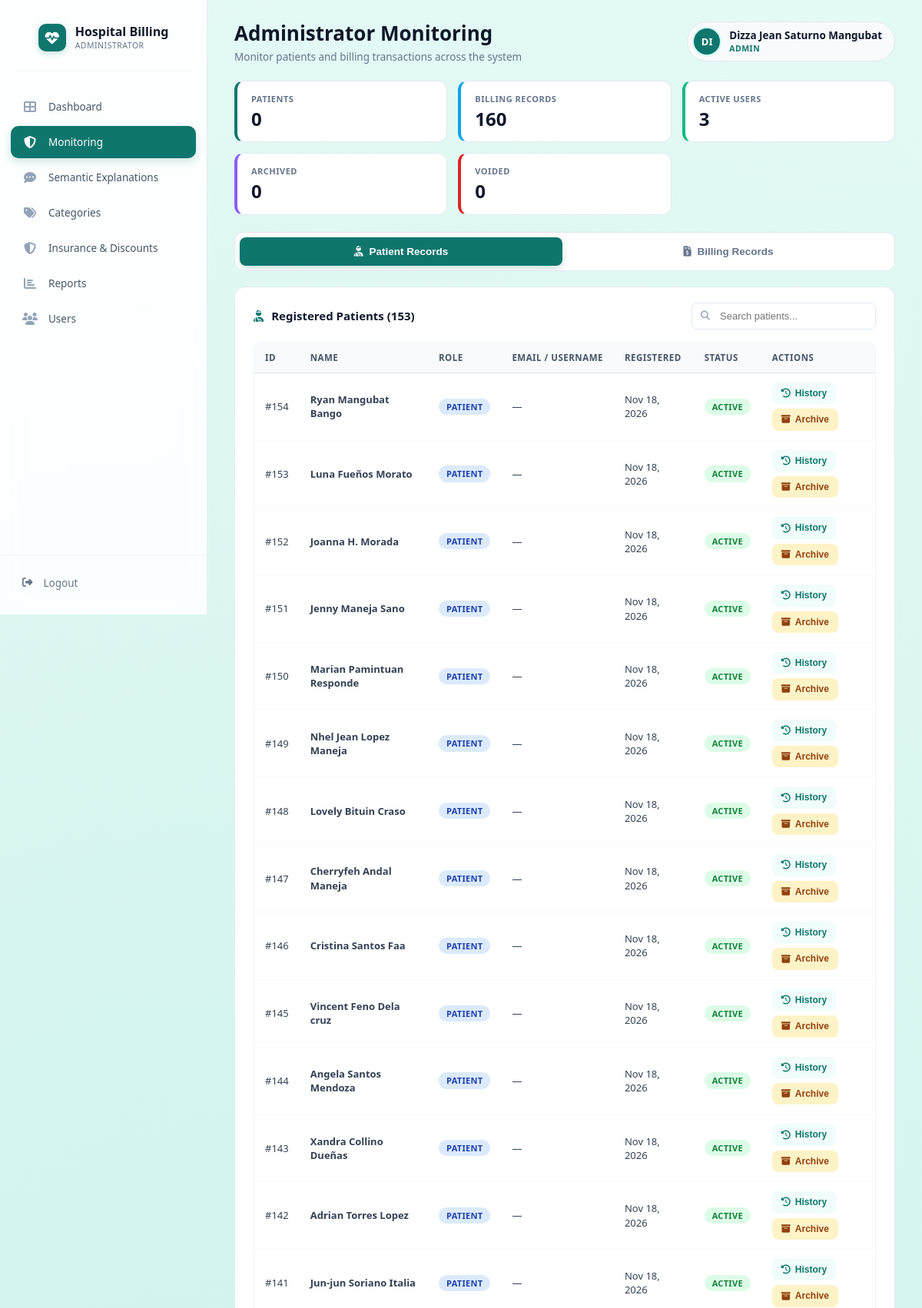
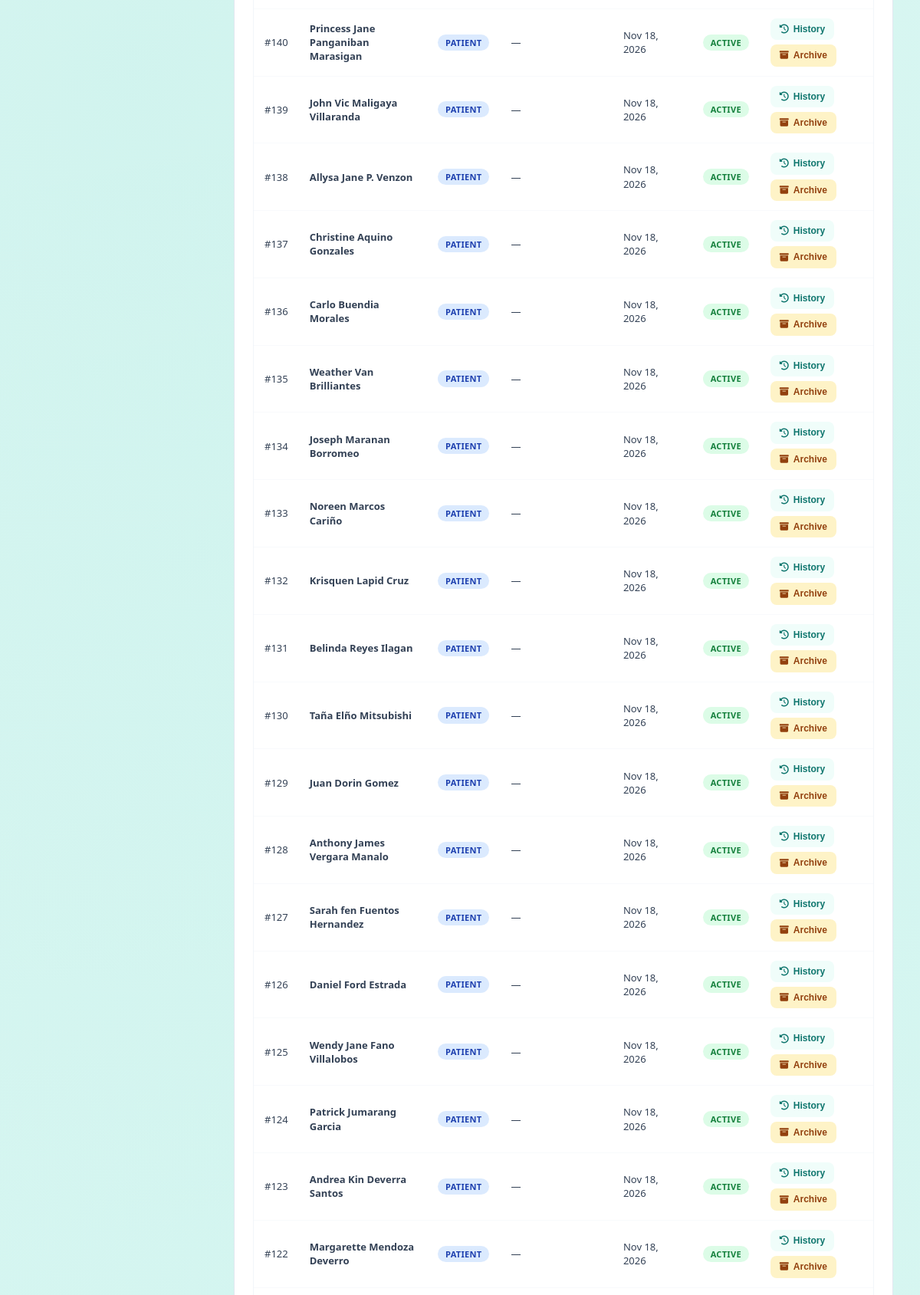
The page /administrator_monitoring.php (signed in, upper part) on the database its author committed (2 pictures, top to bottom).
### tables this page shows
CREATE TABLE `users` (
  `id` int(11) NOT NULL,
  `first_name` varchar(100) DEFAULT NULL,
  `middle_name` varchar(100) DEFAULT NULL,
  `last_name` varchar(100) DEFAULT NULL,
  `full_name` varchar(255) NOT NULL,
  `username` varchar(100) NOT NULL,
  `password` varchar(255) NOT NULL,
  `email` varchar(150) DEFAULT NULL,
  `contact_number` varchar(11) DEFAULT NULL,
  `position` varchar(150) DEFAULT NULL,
  `role` enum('Admin','Billing','Front Desk Receptionist') NOT NULL DEFAULT 'Admin',
  `status` enum('Active','Inactive') NOT NULL DEFAULT 'Active',
  `profile_picture` varchar(255) DEFAULT NULL,
  `created_at` datetime NOT NULL DEFAULT current_timestamp(),
  `updated_at` datetime NOT NULL DEFAULT current_timestamp() ON UPDATE current_timestamp(),
  `is_archived` tinyint(1) DEFAULT 0,
  `reset_token` varchar(255) DEFAULT NULL,
  `reset_expires` datetime DEFAULT NULL,
  `reset_code` varchar(6) DEFAULT NULL,
  `recovery_code` varchar(50) DEFAULT NULL
);

CREATE TABLE `patients` (
  `id` int(11) NOT NULL,
  `patient_code` varchar(20) NOT NULL,
  `full_name` varchar(255) NOT NULL,
  `patient_type` enum('Outpatient','Inpatient','Emergency') NOT NULL DEFAULT 'Outpatient',
  `date_of_birth` date DEFAULT NULL,
  `gender` enum('Male','Female','Other') DEFAULT NULL,
  `contact_number` varchar(11) DEFAULT NULL,
  `address` varchar(255) DEFAULT NULL,
  `notes` text DEFAULT NULL,
  `created_at` datetime NOT NULL DEFAULT current_timestamp()
);

### administrator_monitoring.php (the view, shortened to what this page needs)
<?php
require_once 'config.php';
try { $pdo->exec("SET time_zone = '+08:00'"); } catch (PDOException $e) {}
$user_id   = $_SESSION['user_id']  ?? 0;
$user_name = $_SESSION['username'] ?? 'Admin';
$full_name = $user_name; $user_role = 'Admin'; $profile_picture_url = '';
try {
    $stmt = $pdo->prepare("SELECT full_name, role, profile_picture FROM users WHERE id = ?");
    $stmt->execute([$user_id]);
    $u = $stmt->fetch(PDO::FETCH_ASSOC);
    if ($u) {
        $full_name = $u['full_name'] ?? $user_name;
        $user_role = $u['role']      ?? 'Admin';
    }
} catch (PDOException $e) {}
try {
    $pdo->exec("CREATE TABLE IF NOT EXISTS audit_trail (
        id INT AUTO_INCREMENT PRIMARY KEY, admin_id INT NOT NULL, admin_name VARCHAR(150),
        action_type VARCHAR(50) NOT NULL, module VARCHAR(50) NOT NULL, record_id INT NULL,
        reason TEXT NULL, details TEXT NULL, ip_address VARCHAR(45) NULL,
        created_at DATETIME DEFAULT CURRENT_TIMESTAMP,
        INDEX idx_action (action_type), INDEX idx_module (module), INDEX idx_created (created_at)
    ) ENGINE=InnoDB DEFAULT CHARSET=utf8mb4");
} catch (PDOException $e) {}
try {
    $pdo->exec("CREATE TABLE IF NOT EXISTS archived_records (
        id INT AUTO_INCREMENT PRIMARY KEY, module VARCHAR(50) NOT NULL, original_id INT NOT NULL,
        record_snapshot LONGTEXT NOT NULL, archived_by INT NOT NULL, archived_by_name VARCHAR(150),
        reason TEXT, archived_at DATETIME DEFAULT CURRENT_TIMESTAMP,
        restored_by INT NULL, restored_by_name VARCHAR(150), restored_at DATETIME NULL,
        INDEX idx_module (module), INDEX idx_original (original_id)
    ) ENGINE=InnoDB DEFAULT CHARSET=utf8mb4");
} catch (PDOException $e) {}
try {
    $pdo->exec("CREATE TABLE IF NOT EXISTS voided_transactions (
        id INT AUTO_INCREMENT PRIMARY KEY, billing_id INT NOT NULL, voided_by INT NOT NULL,
        voided_by_name VARCHAR(150), reason TEXT NOT NULL, original_snapshot LONGTEXT,
        voided_at DATETIME DEFAULT CURRENT_TIMESTAMP, INDEX idx_billing (billing_id)
    ) ENGINE=InnoDB DEFAULT CHARSET=utf8mb4");
} catch (PDOException $e) {}
foreach ([
    "ALTER TABLE billing_records ADD COLUMN is_archived TINYINT(1) DEFAULT 0",
    "ALTER TABLE billing_records ADD COLUMN is_voided TINYINT(1) DEFAULT 0",
    "ALTER TABLE billing_records ADD COLUMN void_reason TEXT NULL",
    "ALTER TABLE billing_records ADD COLUMN voided_by INT NULL",
    "ALTER TABLE billing_records ADD COLUMN voided_at DATETIME NULL",
    "ALTER TABLE users ADD COLUMN is_archived TINYINT(1) DEFAULT 0",
] as $sql) { try { $pdo->exec($sql); } catch (PDOException $e) {} }
$stats = ['total_patients'=>0,'total_billing'=>0,'active_users'=>0,'archived_count'=>0,'voided_count'=>0];
try { $stats['total_patients'] = (int)$pdo->query("SELECT COUNT(*) FROM users WHERE LOWER(role)='patient' AND COALESCE(is_archived,0)=0")->fetchColumn(); }
catch (PDOException $e) { try { $stats['total_patients'] = (int)$pdo->query("SELECT COUNT(*) FROM patients")->fetchColumn(); } catch (PDOException $e2) {} }
try { $stats['total_billing']     = (int)$pdo->query("SELECT COUNT(*) FROM billing_records WHERE COALESCE(is_archived,0)=0 AND COALESCE(is_voided,0)=0")->fetchColumn(); } catch (PDOException $e) {}
try { $stats['active_users']      = (int)$pdo->query("SELECT COUNT(*) FROM users WHERE COALESCE(is_archived,0)=0")->fetchColumn(); } catch (PDOException $e) {}
try { $stats['archived_count']    = (int)$pdo->query("SELECT COUNT(*) FROM archived_records WHERE restored_at IS NULL")->fetchColumn(); } catch (PDOException $e) {}
try { $stats['voided_count']      = (int)$pdo->query("SELECT COUNT(*) FROM voided_transactions")->fetchColumn(); } catch (PDOException $e) {}
$patients = []; $patient_cols = [];
try {
    $patients = $pdo->query("SELECT * FROM patients ORDER BY id DESC LIMIT 300")->fetchAll(PDO::FETCH_ASSOC);
} catch (PDOException $e) {
    try {
        $patients = $pdo->query("SELECT * FROM users WHERE LOWER(role)='patient' ORDER BY id DESC LIMIT 300")->fetchAll(PDO::FETCH_ASSOC);
        if (!empty($patients)) { $patient_cols = array_keys($patients[0]); }
    } catch (PDOException $e2) {}
}
$archived_patient_ids = [];
try {
    $r = $pdo->query("SELECT original_id FROM archived_records WHERE module='PATIENT' AND restored_at IS NULL")->fetchAll(PDO::FETCH_COLUMN);
    $archived_patient_ids = array_flip($r);
} catch (PDOException $e) {}
?>
<!DOCTYPE html>
<html lang="en">
<head>
<link rel="stylesheet" href="https://cdnjs.cloudflare.com/ajax/libs/font-awesome/6.4.0/css/all.min.css">
</head>
<body>
<aside class="sidebar" id="sidebar">
    <div class="sidebar-brand">
        <div class="brand-text">
            <span class="brand-icon-box"><i class="fas fa-heart-pulse"></i></span>
            <div class="brand-text-inner">
                <div class="brand-name">Hospital Billing</div>
                <div class="brand-sub">ADMINISTRATOR</div>
            </div>
        </div>
    </div>
    <div class="sidebar-divider"></div>
    <ul class="sidebar-menu">
        <li><a href="dashboard.php"><i class="fas fa-th-large"></i> <span>Dashboard</span></a></li>
        <li><a href="administrator_monitoring.php" class="active"><i class="fas fa-shield-halved"></i> <span>Monitoring</span></a></li>
        <li><a href="explanations.php"><i class="fas fa-comment-dots"></i> <span>Semantic Explanations</span></a></li>
        <li><a href="categories.php"><i class="fas fa-tags"></i> <span>Categories</span></a></li>
        <li><a href="insurance_discounts.php"><i class="fas fa-shield-alt"></i> <span>Insurance &amp; Discounts</span></a></li>
        <li><a href="reports.php"><i class="fas fa-chart-bar"></i> <span>Reports</span></a></li>
        <li><a href="users.php"><i class="fas fa-users"></i> <span>Users</span></a></li>
    </ul>
    <div class="sidebar-footer"><a href="logout.php"><i class="fas fa-sign-out-alt"></i> <span>Logout</span></a></div>
</aside>
<main class="main-content">
    <div class="top-bar">
        <div>
            <h1>Administrator Monitoring</h1>
            <p>Monitor patients and billing transactions across the system</p>
        </div>
        <div class="top-bar-actions">
            <div class="user-chip">
                <?php if ($profile_picture_url): ?>
                    <img src="<?= htmlspecialchars($profile_picture_url) ?>?v=<?= time() ?>" alt="" class="avatar-img">
                <?php else: ?>
                    <div class="avatar"><?= strtoupper(substr($full_name,0,2)) ?></div>
                <?php endif; ?>
                <div class="info">
                    <div class="name"><?= htmlspecialchars($full_name) ?></div>
                    <div class="role"><?= htmlspecialchars($user_role) ?></div>
                </div>
            </div>
        </div>
    </div>
    <div class="summary-grid">
        <div class="summary-card"><div class="label">Patients</div><div class="value"><?= number_format($stats['total_patients']) ?></div></div>
        <div class="summary-card blue"><div class="label">Billing Records</div><div class="value"><?= number_format($stats['total_billing']) ?></div></div>
        <div class="summary-card green"><div class="label">Active Users</div><div class="value"><?= number_format($stats['active_users']) ?></div></div>
        <div class="summary-card purple"><div class="label">Archived</div><div class="value"><?= number_format($stats['archived_count']) ?></div></div>
        <div class="summary-card red"><div class="label">Voided</div><div class="value"><?= number_format($stats['voided_count']) ?></div></div>
    </div>
    <div class="tabs-bar">
        <button class="tab-btn active" data-tab="patients"><i class="fas fa-user-injured"></i> Patient Records</button>
        <button class="tab-btn" data-tab="billing"><i class="fas fa-file-invoice-dollar"></i> Billing Records</button>
    </div>
    <div class="tab-panel active" id="tab-patients">
        <div class="card">
            <div class="card-header">
                <h3><i class="fas fa-user-injured"></i> Registered Patients (<?= count($patients) ?>)</h3>
                <div class="card-tools">
                    <div class="search-box">
                        <input type="text" id="patientSearch" placeholder="Search patients..." onkeyup="filterTable('patientTable', this.value)">
                    </div>
                </div>
            </div>
            <div class="table-wrap">
                <table id="patientTable">
                    <thead>
                        <tr>
                            <th>ID</th>
                            <th>Name</th>
                            <th>Role</th>
                            <th>Email / Username</th>
                            <th>Registered</th>
                            <th>Status</th>
                            <th>Actions</th>
                        </tr>
                    </thead>
                    <tbody>
                    <?php if (empty($patients)): ?>
                        <tr><td colspan="7" class="empty-row"><i class="fas fa-inbox"></i>No patients found.</td></tr>
                    <?php else: foreach ($patients as $p):
                        $pid     = $p['id'] ?? '?';
                        $pname   = $p['full_name'] ?? ($p['name'] ?? 'N/A');
                        $prole   = $p['role'] ?? 'Patient';
                        $pemail  = $p['email'] ?? ($p['username'] ?? '—');
                        $pdate   = $p['created_at'] ?? ($p['date_registered'] ?? '—');
                        $isArch  = isset($archived_patient_ids[$pid]);
                    ?>
                        <tr>
                            <td>#<?= htmlspecialchars($pid) ?></td>
                            <td><strong><?= htmlspecialchars($pname) ?></strong></td>
                            <td><span class="badge badge-blue"><?= htmlspecialchars($prole) ?></span></td>
                            <td><?= htmlspecialchars($pemail) ?></td>
                            <td><?= $pdate !== '—' ? date('M d, Y', strtotime($pdate)) : '—' ?></td>
                            <td>
                                <?php if ($isArch): ?>
                                    <span class="badge badge-gray">Archived</span>
                                <?php else: ?>
                                    <span class="badge badge-green">Active</span>
                                <?php endif; ?>
                            </td>
                            <td>
                                <div class="btn-row">
                                    <button class="btn btn-view" onclick="viewPatientHistory(<?= (int)$pid ?>, '<?= htmlspecialchars(addslashes($pname)) ?>')">
                                        <i class="fas fa-history"></i> History
                                    </button>
                                    <?php if (!$isArch): ?>
                                    <button class="btn btn-archive" onclick="openArchiveModal('PATIENT', <?= (int)$pid ?>, '<?= htmlspecialchars(addslashes($pname)) ?>')">
                                        <i class="fas fa-archive"></i> Archive
                                    </button>
                                    <?php else: ?>
                                    <button class="btn btn-restore" onclick="openRestoreModal('PATIENT', <?= (int)$pid ?>, '<?= htmlspecialchars(addslashes($pname)) ?>')">
                                        <i class="fas fa-undo"></i> Restore
                                    </button>
                                    <?php endif; ?>
                                </div>
                            </td>
                        </tr>
                    <?php endforeach; endif; ?>
                    </tbody>
                </table>
            </div>
        </div>
    </div>
</main>
</body>
</html>

### rows shown on the page
users: full_name "DI", full_name "Dizza Jean Saturno Mangubat", role "ADMIN"
patients: id "154", full_name "Ryan Mangubat Bango", prole "PATIENT", pemail "—", created_at "Nov 18, 2026", shows "ACTIVE"
patients: id "153", full_name "Luna Fueños Morato", prole "PATIENT", pemail "—", created_at "Nov 18, 2026", shows "ACTIVE"
patients: id "152", full_name "Joanna H. Morada", prole "PATIENT", pemail "—", created_at "Nov 18, 2026", shows "ACTIVE"
patients: id "151", full_name "Jenny Maneja Sano", prole "PATIENT", pemail "—", created_at "Nov 18, 2026", shows "ACTIVE"
patients: id "150", full_name "Marian Pamintuan Responde", prole "PATIENT", pemail "—", created_at "Nov 18, 2026", shows "ACTIVE"
patients: id "149", full_name "Nhel Jean Lopez Maneja", prole "PATIENT", pemail "—", created_at "Nov 18, 2026", shows "ACTIVE"
patients: id "148", full_name "Lovely Bituin Craso", prole "PATIENT", pemail "—", created_at "Nov 18, 2026", shows "ACTIVE"
patients: id "147", full_name "Cherryfeh Andal Maneja", prole "PATIENT", pemail "—", created_at "Nov 18, 2026", shows "ACTIVE"
patients: id "146", full_name "Cristina Santos Faa", prole "PATIENT", pemail "—", created_at "Nov 18, 2026", shows "ACTIVE"
patients: id "145", full_name "Vincent Feno Dela cruz", prole "PATIENT", pemail "—", created_at "Nov 18, 2026", shows "ACTIVE"
patients: id "144", full_name "Angela Santos Mendoza", prole "PATIENT", pemail "—", created_at "Nov 18, 2026", shows "ACTIVE"
patients: id "143", full_name "Xandra Collino Dueñas", prole "PATIENT", pemail "—", created_at "Nov 18, 2026", shows "ACTIVE"
patients: id "142", full_name "Adrian Torres Lopez", prole "PATIENT", pemail "—", created_at "Nov 18, 2026", shows "ACTIVE"
patients: id "141", full_name "Jun-jun Soriano Italia", prole "PATIENT", pemail "—", created_at "Nov 18, 2026", shows "ACTIVE"
patients: id "140", full_name "Princess Jane Panganiban Marasigan", prole "PATIENT", pemail "—", created_at "Nov 18, 2026", shows "ACTIVE"
patients: id "139", full_name "John Vic Maligaya Villaranda", prole "PATIENT", pemail "—", created_at "Nov 18, 2026", shows "ACTIVE"
patients: id "138", full_name "Allysa Jane P. Venzon", prole "PATIENT", pemail "—", created_at "Nov 18, 2026", shows "ACTIVE"
patients: id "137", full_name "Christine Aquino Gonzales", prole "PATIENT", pemail "—", created_at "Nov 18, 2026", shows "ACTIVE"
patients: id "136", full_name "Carlo Buendia Morales", prole "PATIENT", pemail "—", created_at "Nov 18, 2026", shows "ACTIVE"
patients: id "135", full_name "Weather Van Brilliantes", prole "PATIENT", pemail "—", created_at "Nov 18, 2026", shows "ACTIVE"
patients: id "134", full_name "Joseph Maranan Borromeo", prole "PATIENT", pemail "—", created_at "Nov 18, 2026", shows "ACTIVE"
patients: id "133", full_name "Noreen Marcos Cariño", prole "PATIENT", pemail "—", created_at "Nov 18, 2026", shows "ACTIVE"
patients: id "132", full_name "Krisquen Lapid Cruz", prole "PATIENT", pemail "—", created_at "Nov 18, 2026", shows "ACTIVE"
patients: id "131", full_name "Belinda Reyes Ilagan", prole "PATIENT", pemail "—", created_at "Nov 18, 2026", shows "ACTIVE"
patients: id "130", full_name "Taña Elño Mitsubishi", prole "PATIENT", pemail "—", created_at "Nov 18, 2026", shows "ACTIVE"
patients: id "129", full_name "Juan Dorin Gomez", prole "PATIENT", pemail "—", created_at "Nov 18, 2026", shows "ACTIVE"
patients: id "128", full_name "Anthony James Vergara Manalo", prole "PATIENT", pemail "—", created_at "Nov 18, 2026", shows "ACTIVE"
patients: id "127", full_name "Sarah fen Fuentos Hernandez", prole "PATIENT", pemail "—", created_at "Nov 18, 2026", shows "ACTIVE"
patients: id "126", full_name "Daniel Ford Estrada", prole "PATIENT", pemail "—", created_at "Nov 18, 2026", shows "ACTIVE"
patients: id "125", full_name "Wendy Jane Fano Villalobos", prole "PATIENT", pemail "—", created_at "Nov 18, 2026", shows "ACTIVE"
patients: id "124", full_name "Patrick Jumarang Garcia", prole "PATIENT", pemail "—", created_at "Nov 18, 2026", shows "ACTIVE"
patients: id "123", full_name "Andrea Kin Deverra Santos", prole "PATIENT", pemail "—", created_at "Nov 18, 2026", shows "ACTIVE"
patients: id "122", full_name "Margarette Mendoza Deverro", prole "PATIENT", pemail "—", created_at "Nov 18, 2026", shows "ACTIVE"

### other values the page prints
$stats['total_patients'] "0"
$stats['total_billing'] "160"
$stats['active_users'] "3"
$stats['archived_count'] "0"
$stats['voided_count'] "0"
count($patients) "153"
